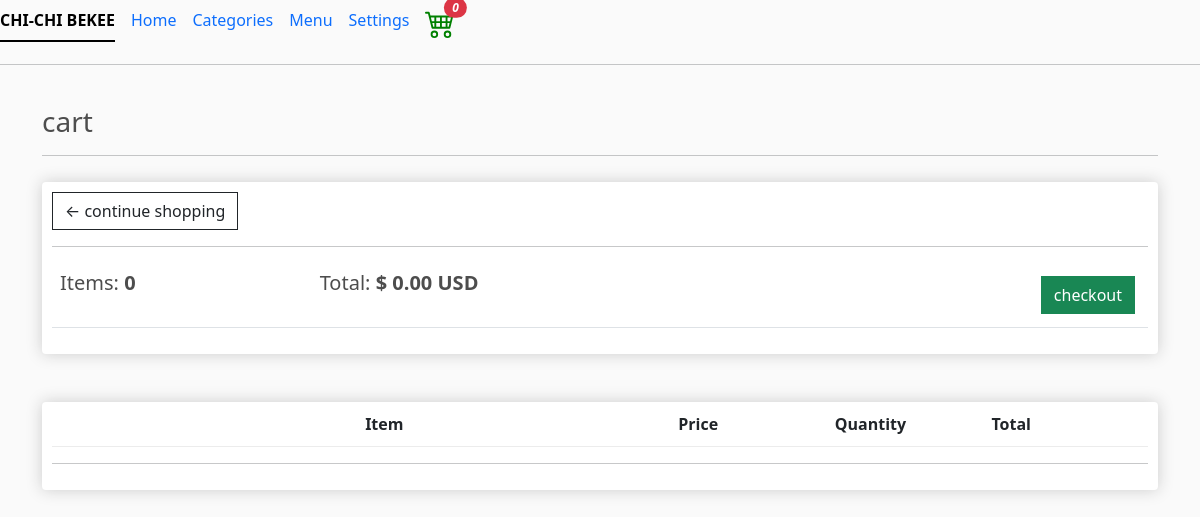
The page /cart/ (signed in) on the database as committed earlier.
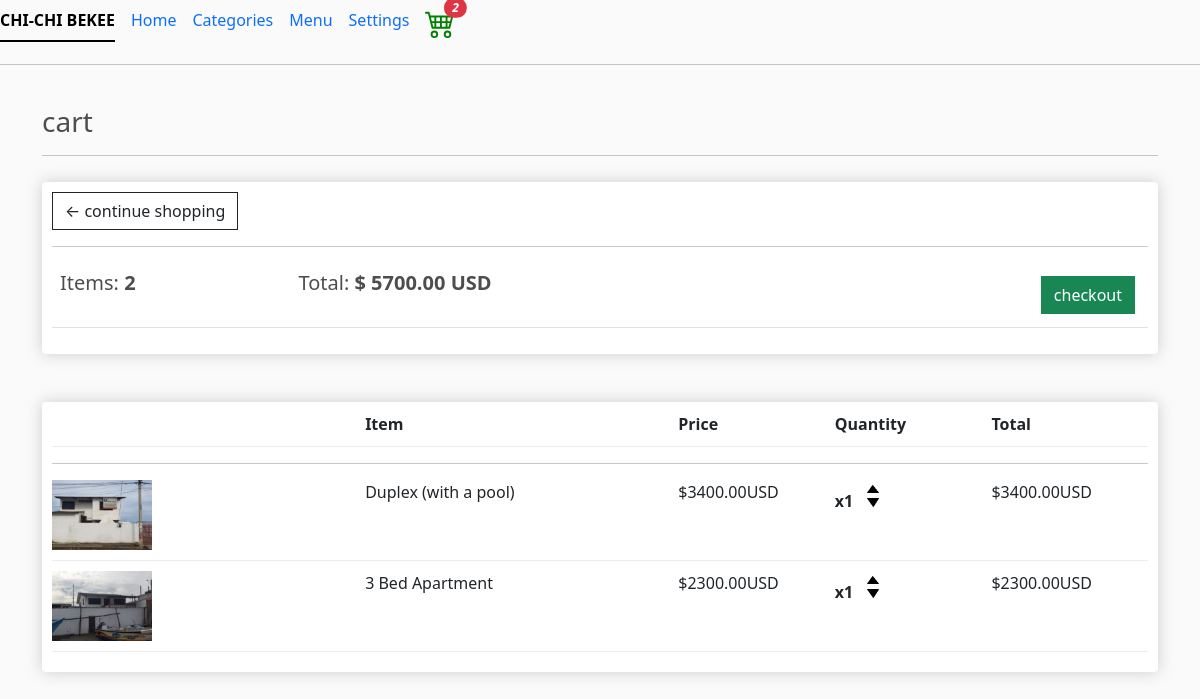
The same page on the database as committed later.
### fruits/models.py (models this page shows, shortened)
class Order(models.Model):
    customer =models.ForeignKey(Customer, on_delete=models.SET_NULL, null=True, blank=True)
    date_ordered = models.DateTimeField("Date", auto_now_add=True)
    complete = models.BooleanField(default=False)
    transaction_id = models.CharField("Transaction Id", max_length=100, null=True)
    @property
    def get_cart_total(self):
        orderitems = self.orderitem_set.all()
        total = sum([item.get_total for item in orderitems])
        return total
    @property
    def get_cart_items(self):
        orderitems = self.orderitem_set.all()
        total = sum ([item.quantity for item in orderitems])
        return total

class OrderItem(models.Model):
    product = models.ForeignKey(Product, on_delete=models.SET_NULL, null=True)
    order = models.ForeignKey(Order, on_delete=models.SET_NULL, null=True)
    quantity = models.IntegerField("Quantity", default=0, null=True, blank=True)
    date_added = models.DateTimeField(auto_now_add=True)
    @property
    def get_total(self):
        total = self.product.price * self.quantity
        return total

class Product(models.Model):
    name = models.CharField("Name:", max_length=200)
    address = models.CharField("Address:", max_length=300)
    price = models.DecimalField("Price:",max_digits=7, decimal_places=2)
    digital = models.BooleanField(default=False,null=True,blank=True)
    image = models.ImageField(null=True, blank=True)
    @property
    def imageURL(self):
        try:
            url = self.image.url
        except:
            url = ''
        return url

### fruits/views.py (the view)
# urls.py: path('cart/', views.cart, name='cart'),
def cart(request):
    data = cartData(request)
    cartItems = data['cartItems']
    order = data['order']
    items = data['items']
    context = {'items':items, 'order':order, 'cartItems':cartItems}
    return render(request, 'cart.html', context)

### fruits/utils.py (called while the page is built)
def cartData(request):
    if request.user.is_authenticated:
        customer = request.user.customer
        order, created = Order.objects.get_or_create(customer=customer, complete=False)
        items = order.orderitem_set.all()
        cartItems = order.get_cart_items
    else:
        cookieData = cookieCart(request)
        cartItems = cookieData['cartItems']
        order = cookieData['order']
        items = cookieData['items']
    return {'cartItems':cartItems,'order':order,'items':items}

### fruits/templates/cart.html (shortened to what this page needs)
{% extends 'main.html' %}
{% load static %}
{% block content %}
     <h3>cart</h3>
     <hr>
     <div class="row">
          <div class="col-lg-12">
               <div class="box-element">
                    <a href="{% url 'fruits:store'%}" class="btn btn-outline-dark">&#x2190;  continue shopping</a>
                    <br>
                    <hr>
                    <table class="table">
                         <tr>
                         <th><h5>Items: <strong>{{order.get_cart_items}}</strong></h5></th>
                         <th><h5>Total: <strong>$ {{order.get_cart_total|floatformat:2}} USD </strong></h5></th>
                         <th>
                              <a class="btn btn-success" style="float:right; margin:5px;"
                              href="{% url 'fruits:checkout'%}">checkout</a>
                         </th>
                         </tr>
                    </table>
               </div>
               <br>
               <br>
               <div class="box-element">
                    <div class="cart-row">
                         <div style="flex:2"></div>
                         <div style="flex:2"><strong>Item</strong></div>
                         <div style="flex:1"><strong>Price</strong></div>
                         <div style="flex:1"><strong>Quantity</strong></div>
                         <div style="flex:1"><strong>Total</strong></div>
                    </div>
                    <hr>
                    {% for item in items   %}
                    <div class="cart-row">
                         <div style="flex:2"><img src="{{item.product.imageURL}}"
                              class="row-image"></div>
                         <div style="flex:2">{{item.product.name}}</div>
                         <div style="flex:1">${{item.product.price|floatformat:2}}USD</div>
                         <div style="flex:1">
                              <p class="quantity">x{{item.quantity}}</p>
                              <div class="quantity">
                                   <img data-product={{item.product.id}} data-action="add" class="chg-quantity update-cart" src="{% static 'images/arrow-up.png' %}">
                                   <img data-product={{item.product.id}} data-action="remove" class="chg-quantity update-cart" src="{% static 'images/arrow-down.png' %}">
                              </div>
                         </div>
                         <div style="flex:1">${{item.get_total}}USD</div>
                    </div>
                    {% endfor %}
               </div>
          </div>
     </div>
{% endblock content %}

### fruits/templates/main.html (shortened to what this page needs)
{% load static %}
<html>
<head>
  <link href="https://cdn.jsdelivr.net/npm/bootstrap@5.3.1/dist/css/bootstrap.min.css" rel="stylesheet">
  <link rel="stylesheet" href="https://cdn.jsdelivr.net/npm/bootstrap@5.3.1/dist/css/bootstrap.min.css">
	<link rel="stylesheet" type="text/css" href="{% static 'css/main.css' %}">
</head>
<body>
        <div class='float-center'>
          <ul class="nav nav-underline">
            <li class="nav-item">
              <a class="nav-link active" aria-current="page" href="{% url 'fruits:store' %}">CHI-CHI BEKEE</a>
            </li>
            <li class="nav-item">
              <a class="nav-link" href="{% url 'fruits:store' %}">Home</a>
            </li>
            <li class="nav-item">
              <a class="nav-link" href="{% url 'fruits:store' %}">Categories</a>
            </li>
            <li class="nav-item">
              <a class="nav-link" href="{% url 'fruits:store' %}">Menu</a>
            </li>
            <li class="nav-item">
              <a class="nav-link" href="{% url 'fruits:store' %}">Settings</a>
            </li>
            <div class="float-end">
            <li class="nav-item">
              <a class="nav-link" href="{% url 'fruits:cart' %}"> <i class="bi bi-cart4">
              <svg xmlns="http://www.w3.org/2000/svg" width="30" height="30" style="color:green;" fill="currentColor" class="bi bi-cart4" viewBox="0 0 16 16">
                <path d="M0 2.5A.5.5 0 0 1 .5 2H2a.5.5 0 0 1 .485.379L2.89 4H14.5a.5.5 0 0 1 .485.621l-1.5 6A.5.5 0 0 1 13 11H4a.5.5 0 0 1-.485-.379L1.61 3H.5a.5.5 0 0 1-.5-.5zM3.14 5l.5 2H5V5H3.14zM6 5v2h2V5H6zm3 0v2h2V5H9zm3 0v2h1.36l.5-2H12zm1.11 3H12v2h.61l.5-2zM11 8H9v2h2V8zM8 8H6v2h2V8zM5 8H3.89l.5 2H5V8zm0 5a1 1 0 1 0 0 2 1 1 0 0 0 0-2zm-2 1a2 2 0 1 1 4 0 2 2 0 0 1-4 0zm9-1a1 1 0 1 0 0 2 1 1 0 0 0 0-2zm-2 1a2 2 0 1 1 4 0 2 2 0 0 1-4 0z"/>
                <span class="position-absolute translate-middle badge rounded-pill bg-danger" style='margin-top:5px margin-right:10px;'>
                  {{cartItems}}
                 <span class="visually-hidden">unread messages</span>
               </span>
              </svg>
            </i></a>
            </li>
          </div>
          </ul>
          </div>
    <hr>
     <div class="container">
            <br>
            {% block content %}
             {% endblock content %}
     </div>
</body>
</html>

### static/css/main.css (style rules this page uses)
body { background-color: hsl(0, 0%, 98%); }
h1,h2,h3,h4,h5,h6 { color:hsl(0, 0%, 30%); }
.box-element { box-shadow:hsl(0, 0%, 80%) 0 0 16px; background-color: #fff; border-radius: 4px; padding: 10px; }
.col-lg-4, .col-lg-6, .col-lg-8, .col-lg-12 { margin-top: 10px; }
.btn { border-radius: 0; }
.row-image { width: 100px; }
.cart-row { display: flex; align-items: flex-stretch; padding-bottom: 10px; margin-bottom: 10px; border-bottom: 1px solid #ececec; }
.quantity { display: inline-block; font-weight: 700; padding-right:10px; }
.chg-quantity { width: 12px; cursor: pointer; display: block; margin-top: 5px; transition:.1s; }

Rows that differ between the two databases and show on the page:
no longer on this page (row edited): Order: get_cart_items "0", get_cart_total "0.00"
added Order: get_cart_items "2", get_cart_total "5700.00"
added OrderItem: product.imageURL (picture), product.name "Duplex (with a pool)", product.price "3400.00", quantity "1", get_total "3400.00"
added OrderItem: product.imageURL (picture), product.name "3 Bed Apartment", product.price "2300.00", quantity "1", get_total "2300.00"
Other text that changed with them:
{{ cartItems }}: "0" → "2"
